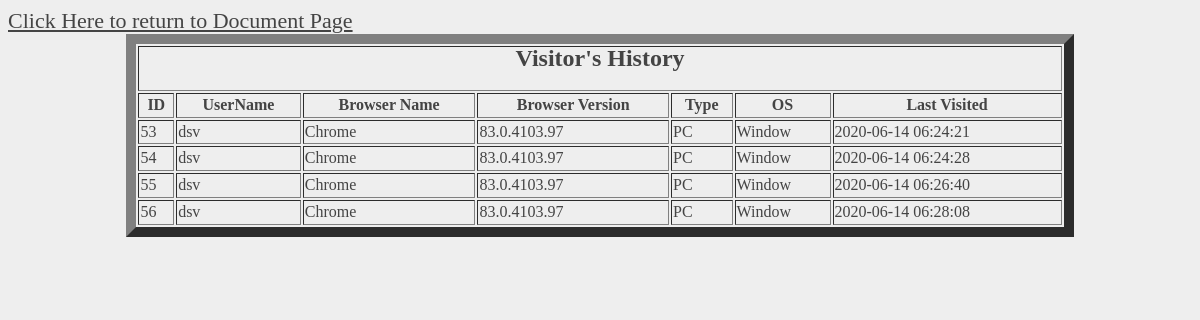
Page /visited_user.php on the committed database.
### tables this page shows
CREATE TABLE `visitor` (
  `id` int(255) NOT NULL,
  `uname` varchar(255) NOT NULL,
  `browser_name` varchar(255) NOT NULL,
  `browser_version` varchar(255) NOT NULL,
  `type` varchar(255) NOT NULL,
  `os` varchar(255) NOT NULL,
  `added_on` timestamp NOT NULL DEFAULT current_timestamp() ON UPDATE current_timestamp()
);

### visited_user.php (the view, shortened to what this page needs)
<?php
	include('db.php');
	$que="select * from visitor;";
	$res=mysqli_query($dbc,$que);
?>
<html>
<head>
	<link href="src/css/font.css" rel="stylesheet">
    <link href="src/css/fabrica.css" rel="stylesheet">
	<link href="src/css/w3.css" rel="stylesheet">
</head>
<a href="sheet.php">Click Here to return to Document Page</a>
<body>
	<table align="center" border="10%" style="width:80%; line-height:130%;">
		<tr>
			<th colspan="10"><h2>Visitor's History</h2></th>
		</tr>
		<tr>
			<th> ID </th>
			<th> UserName</th>
			<th> Browser Name</th>
			<th> Browser Version</th>
			<th> Type</th>
			<th> OS</th>
			<th> Last Visited</th>
		</tr>
		<?php
			while($rows=mysqli_fetch_array($res))
			{
		?>
			<tr>
				<td><?php echo $rows['id']; ?></td>
				<td><?php echo $rows['uname']; ?></td>
				<td><?php echo $rows['browser_name']; ?></td>
				<td><?php echo $rows['browser_version']; ?></td>
				<td><?php echo $rows['type']; ?></td>
				<td><?php echo $rows['os']; ?></td>
				<td><?php echo $rows['added_on']; ?></td>
			</tr>
		<?php
		}
		?>
	</table>
</body>
</html>

### src/css/fabrica.css (style rules this page uses)
body { font-family: 'Fjalla One'; font-size: 22px; color: #444444; background-color: #eeeeee; }
* { box-sizing: border-box; }

### src/css/w3.css (style rules this page uses)
a { color:inherit }

### rows in the picture
visitor: id "53", uname "dsv", browser_name "Chrome", browser_version "83.0.4103.97", type "PC", os "Window", added_on "2020-06-14 06:24:21"
visitor: id "54", uname "dsv", browser_name "Chrome", browser_version "83.0.4103.97", type "PC", os "Window", added_on "2020-06-14 06:24:28"
visitor: id "55", uname "dsv", browser_name "Chrome", browser_version "83.0.4103.97", type "PC", os "Window", added_on "2020-06-14 06:26:40"
visitor: id "56", uname "dsv", browser_name "Chrome", browser_version "83.0.4103.97", type "PC", os "Window", added_on "2020-06-14 06:28:08"
